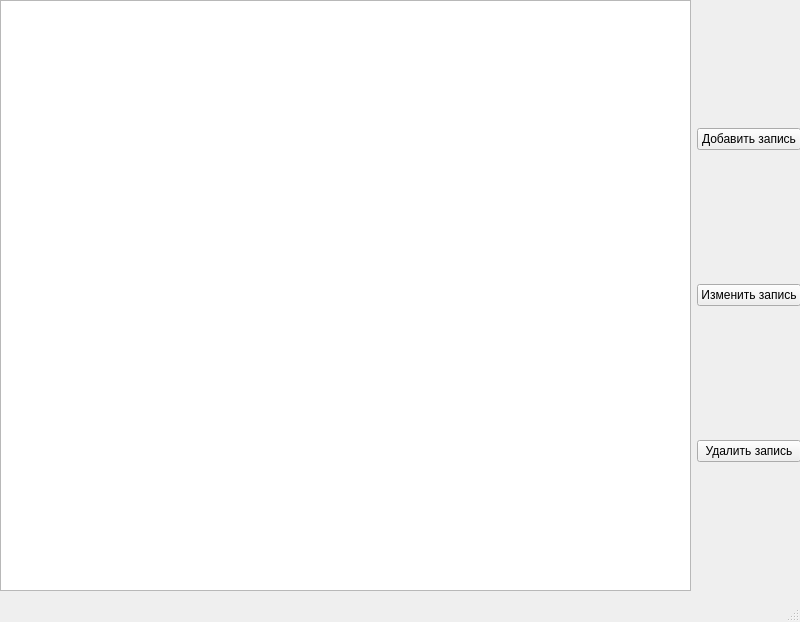
<?xml version="1.0" encoding="UTF-8"?>
<ui version="4.0">
 <class>MainWindow</class>
 <widget class="QMainWindow" name="MainWindow">
  <property name="geometry">
   <rect>
    <x>0</x>
    <y>0</y>
    <width>800</width>
    <height>600</height>
   </rect>
  </property>
  <property name="windowTitle">
   <string>MainWindow</string>
  </property>
  <widget class="QWidget" name="centralwidget">
   <property name="sizePolicy">
    <sizepolicy hsizetype="Ignored" vsizetype="Expanding">
     <horstretch>0</horstretch>
     <verstretch>0</verstretch>
    </sizepolicy>
   </property>
   <property name="minimumSize">
    <size>
     <width>800</width>
     <height>600</height>
    </size>
   </property>
   <widget class="QWidget" name="horizontalLayoutWidget">
    <property name="geometry">
     <rect>
      <x>0</x>
      <y>0</y>
      <width>801</width>
      <height>591</height>
     </rect>
    </property>
    <layout class="QHBoxLayout" name="horizontalLayout">
     <property name="sizeConstraint">
      <enum>QLayout::SizeConstraint::SetMaximumSize</enum>
     </property>
     <property name="leftMargin">
      <number>0</number>
     </property>
     <property name="rightMargin">
      <number>0</number>
     </property>
     <item>
      <widget class="QTableView" name="tableView"/>
     </item>
     <item>
      <layout class="QVBoxLayout" name="verticalLayout_2">
       <property name="sizeConstraint">
        <enum>QLayout::SizeConstraint::SetMinimumSize</enum>
       </property>
       <item>
        <widget class="QPushButton" name="addTelephonePushButton">
         <property name="text">
          <string>Добавить запись</string>
         </property>
        </widget>
       </item>
       <item>
        <widget class="QPushButton" name="changeTelephonPushButton">
         <property name="text">
          <string>Изменить запись</string>
         </property>
        </widget>
       </item>
       <item>
        <widget class="QPushButton" name="removeTelephonPushButton">
         <property name="text">
          <string>Удалить запись</string>
         </property>
        </widget>
       </item>
      </layout>
     </item>
    </layout>
   </widget>
  </widget>
  <widget class="QMenuBar" name="menubar">
   <property name="geometry">
    <rect>
     <x>0</x>
     <y>0</y>
     <width>800</width>
     <height>22</height>
    </rect>
   </property>
  </widget>
  <widget class="QStatusBar" name="statusbar"/>
 </widget>
 <resources/>
 <connections/>
</ui>
